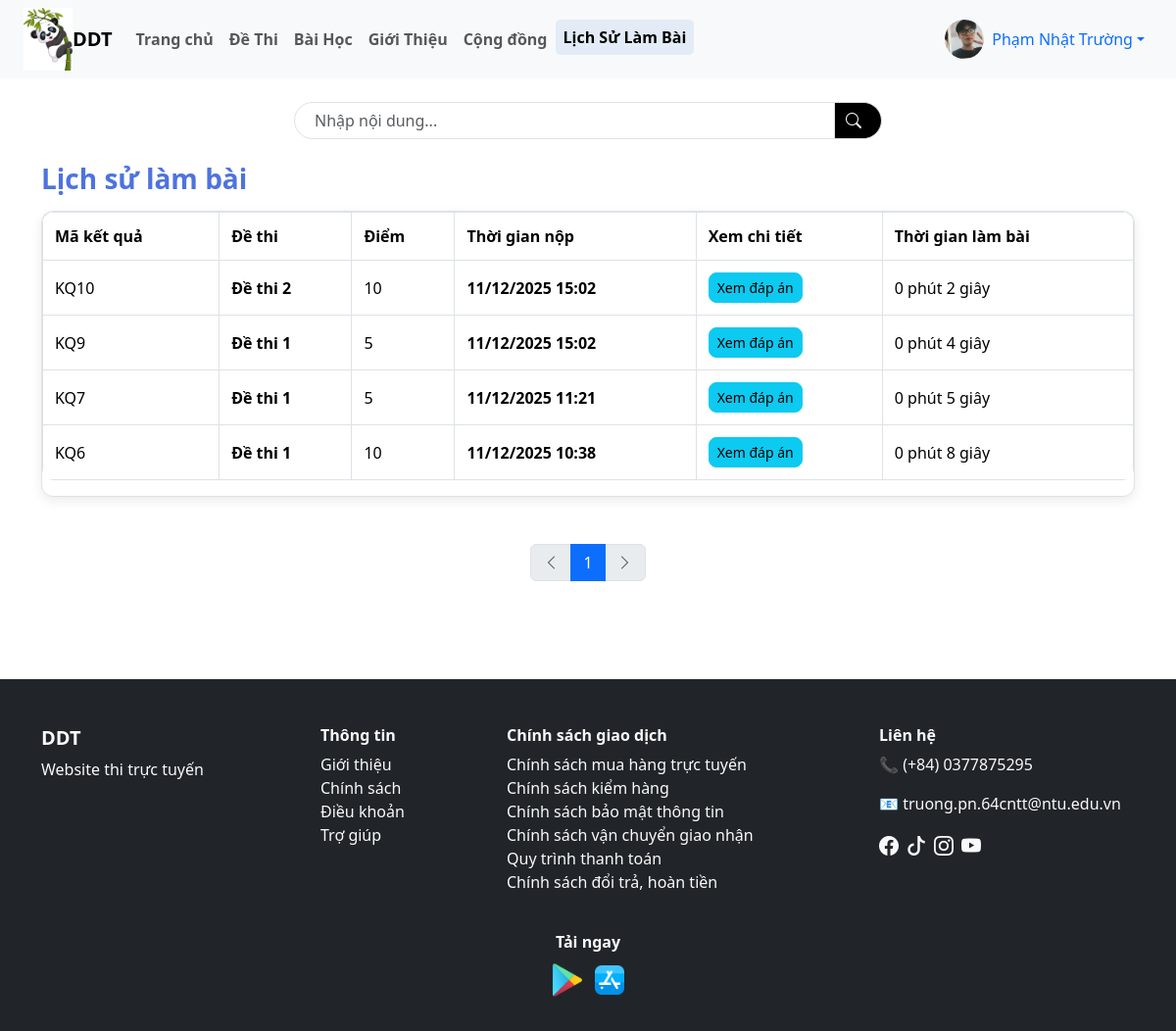
Page /user/lich_su_lam_bai.php (signed in) on the committed database.
### tables this page shows
CREATE TABLE `ket_qua_thi` (
  `id` varchar(10) NOT NULL,
  `id_nguoi_dung` varchar(10) NOT NULL,
  `id_de_thi` varchar(10) NOT NULL,
  `diem_so` float DEFAULT NULL,
  `thoi_gian_nop` datetime DEFAULT CURRENT_TIMESTAMP,
  `thoi_gian_bat_dau` datetime NOT NULL DEFAULT CURRENT_TIMESTAMP
);

CREATE TABLE `de_thi` (
  `id` varchar(10) NOT NULL,
  `id_danh_muc` int DEFAULT NULL,
  `ten_de_thi` varchar(255) NOT NULL,
  `mo_ta` text,
  `thoi_gian` int DEFAULT NULL,
  `id_bai_hoc` varchar(10) DEFAULT NULL,
  `thang_diem` int DEFAULT '10',
  `ngay_tao` datetime DEFAULT CURRENT_TIMESTAMP,
  `trang_thai` tinyint(1) NOT NULL DEFAULT '0'
);

### user/lich_su_lam_bai.php (the view, shortened to what this page needs)
<?php
include("./header.php");
$id_user = $_SESSION['user_id'];
$limit = 10;
$page = isset($_GET['page']) ? (int)$_GET['page'] : 1;
$start = ($page - 1) * $limit;
$search = isset($_GET['search']) ? mysqli_real_escape_string($dbc, $_GET['search']) : '';
$sql = "
    SELECT
        kq.id,
        kq.diem_so,
        kq.thoi_gian_nop,
        kq.thoi_gian_bat_dau,
        dt.ten_de_thi
    FROM ket_qua_thi kq
    JOIN de_thi dt ON kq.id_de_thi = dt.id
    WHERE kq.id_nguoi_dung = '$id_user'
    AND (
        dt.ten_de_thi LIKE '%$search%' OR
        kq.id LIKE '%$search%' OR
        kq.diem_so LIKE '%$search%' OR
        kq.thoi_gian_nop LIKE '%$search%'
    )
    ORDER BY kq.thoi_gian_nop DESC
    LIMIT $start, $limit
";
$result = mysqli_query($dbc, $sql);
$sql_count = "
    SELECT COUNT(*) AS total
    FROM ket_qua_thi kq
    JOIN de_thi dt ON kq.id_de_thi = dt.id
    WHERE kq.id_nguoi_dung = '$id_user'
    AND (
        dt.ten_de_thi LIKE '%$search%' OR
        kq.id LIKE '%$search%' OR
        kq.diem_so LIKE '%$search%' OR
        kq.thoi_gian_nop LIKE '%$search%'
    )
";
$rs_count = mysqli_query($dbc, $sql_count);
$total = mysqli_fetch_assoc($rs_count)['total'];
$total_pages = ceil($total / $limit);
?>
<div class="container my-4">
    <form method="GET">
        <div class="d-flex justify-content-center my-4">
            <div class="input-group search-box" style="max-width: 600px;">
                <input type="text" name="search" class="form-control" placeholder="Nhập nội dung..."
                    value="<?= isset($_GET['search']) ? $_GET['search'] : '' ?>">
                <button class="input-group-text bg-black text-white border-start-0" type="submit">
                    <i class="bi bi-search me-2"></i>
                </button>
            </div>
        </div>
    </form>
    <h3 class="table-title">Lịch sử làm bài</h3>
    <div class="table-wrapper mt-3 mb-5">
        <table class="table table-bordered table-custom">
            <thead>
                <tr>
                    <th>Mã kết quả</th>
                    <th>Đề thi</th>
                    <th>Điểm</th>
                    <th>Thời gian nộp</th>
                    <th>Xem chi tiết</th>
                    <th>Thời gian làm bài</th>
                </tr>
            </thead>
            <tbody>
                <?php while ($row = mysqli_fetch_assoc($result)) {
                    $thoi_gian_lam = "Chưa xác định";
                    if (!empty($row['thoi_gian_bat_dau']) && !empty($row['thoi_gian_nop'])) {
                        $bat_dau = strtotime($row['thoi_gian_bat_dau']);
                        $nop = strtotime($row['thoi_gian_nop']);
                        $diff = $nop - $bat_dau;
                        $phut = floor($diff / 60);
                        $giay = $diff % 60;
                        $thoi_gian_lam = $phut . " phút " . $giay . " giây";
                    }
                ?>
                <tr>
                    <td><?= $row['id'] ?></td>
                    <td><strong><?= $row['ten_de_thi'] ?></strong></td>
                    <td>
                        <?= $row['diem_so'] ?>
                    </td>
                    <td>
                        <p class="fw-semibold mb-0"> <?= date("d/m/Y H:i", strtotime($row["thoi_gian_nop"])) ?> </p>
                    </td>
                    <td>
                        <a href="xem_dap_an.php?id_kq=<?= $row['id'] ?>" class="btn btn-info btn-sm">
                            Xem đáp án
                        </a>
                    </td>
                    <td><?= $thoi_gian_lam ?></td>
                </tr>
                <?php } ?>
            </tbody>
        </table>
    </div>
    <nav>
        <ul class="pagination justify-content-center">
            <li class="page-item <?= ($page <= 1) ? 'disabled' : '' ?>">
                <a class="page-link" href="?page=<?= $page - 1 ?>&search=<?= $search ?>"><i
                        class="bi bi-chevron-left"></i></a>
            </li>
            <?php for ($i = 1; $i <= $total_pages; $i++): ?>
            <li class="page-item <?= ($i == $page) ? 'active' : '' ?>">
                <a class="page-link" href="?page=<?= $i ?>&search=<?= $search ?>"><?= $i ?></a>
            </li>
            <?php endfor; ?>
            <li class="page-item <?= ($page >= $total_pages) ? 'disabled' : '' ?>">
                <a class="page-link" href="?page=<?= $page + 1 ?>&search=<?= $search ?>"><i
                        class="bi bi-chevron-right"></i></a>
            </li>
        </ul>
    </nav>
</div>
<?php include("./footer.php"); ?>

### user/CSS/style_user.css (style rules this page uses)
.search-box input { border-radius: 30px 0 0 30px; padding-left: 20px; }
.search-box button { border-radius: 0 30px 30px 0; }
.table-custom { border-radius: 12px; overflow: hidden; background: #fff; }
.table-custom thead { background: linear-gradient(90deg, #4e73df, #1cc88a); color: white; }
.table-custom tbody tr { transition: 0.2s; }
.table-custom td, .table-custom th { vertical-align: middle; }
.btn-info { border-radius: 8px; }
.table-title { font-weight: 700; color: #4e73df; margin-bottom: 20px; }
.table-wrapper { border-radius: 12px; overflow: hidden; border: 1px solid #dee2e6; background: #ffffff; box-shadow: 0 4px 12px rgba(0, 0, 0, 0.08); }
.table-custom th, .table-custom td { vertical-align: middle; padding: 12px; }
.table-title { font-weight: 700; color: #4e73df; margin-bottom: 15px; }

### rows in the picture
ket_qua_thi: id "KQ10", id_de_thi.ten_de_thi "Đề thi 2", diem_so "10", thoi_gian_nop "11/12/2025 15:02", thoi_gian_lam "0 phút 2 giây"
ket_qua_thi: id "KQ9", id_de_thi.ten_de_thi "Đề thi 1", diem_so "5", thoi_gian_nop "11/12/2025 15:02", thoi_gian_lam "0 phút 4 giây"
ket_qua_thi: id "KQ7", id_de_thi.ten_de_thi "Đề thi 1", diem_so "5", thoi_gian_nop "11/12/2025 11:21", thoi_gian_lam "0 phút 5 giây"
ket_qua_thi: id "KQ6", id_de_thi.ten_de_thi "Đề thi 1", diem_so "10", thoi_gian_nop "11/12/2025 10:38", thoi_gian_lam "0 phút 8 giây"

### other values in the picture
$_SESSION['ho_ten'] "Phạm Nhật Trường"
